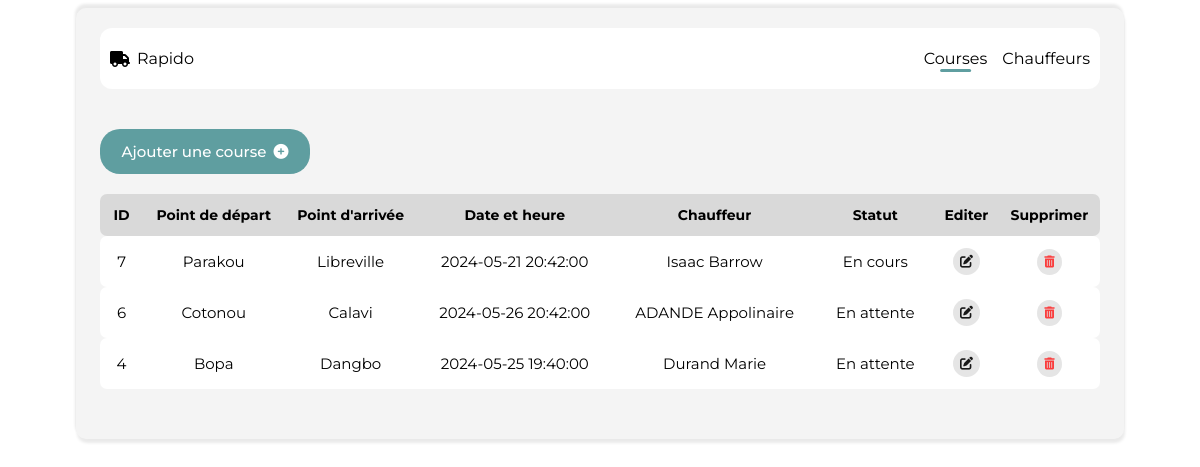
The page / on the database its author committed.
### tables this page shows
CREATE TABLE IF NOT EXISTS `courses` (
  `course_id` int NOT NULL AUTO_INCREMENT,
  `point_depart` varchar(255) NOT NULL,
  `point_arrivee` varchar(255) NOT NULL,
  `date_heure` datetime NOT NULL,
  `chauffeur_id` int NOT NULL,
  `statut` tinyint NOT NULL,
  PRIMARY KEY (`course_id`),
  KEY `chauffeur_id` (`chauffeur_id`)
);

CREATE TABLE IF NOT EXISTS `chauffeurs` (
  `chauffeur_id` int NOT NULL AUTO_INCREMENT,
  `nom` varchar(255) NOT NULL,
  `prenoms` varchar(255) NOT NULL,
  `telephone` varchar(20) NOT NULL,
  `sexe` enum('M','F') NOT NULL,
  `disponible` tinyint(1) NOT NULL,
  PRIMARY KEY (`chauffeur_id`)
);

### db/Database.php (called while the page is built)
<?php
class Database
{
    private $host = "localhost";
    private $username = "root";
    private $password = "";
    private $dbname = "rapido";
    private $db;
    public function __construct()
    {
        try {
            $dsn = "mysql:host=$this->host;dbname=$this->dbname";
            $this->db = new PDO($dsn, $this->username, $this->password);
        } catch (PDOException $e) {
            die("Erreur : " . $e->getMessage());
        }
    }
    public function db()
    {
        return $this->db;
    }
}

### db/Course.php (called while the page is built, shortened)
<?php
require_once('Database.php');
class Course
{
    private $db;
    public function __construct()
    {
        $database = new Database();
        $this->db = $database->db();
    }
    public function readWithChauffeurs()
    {
        $query = "SELECT c.*, ch.nom AS chauffeur_nom, ch.prenoms AS chauffeur_prenoms FROM courses c JOIN chauffeurs ch ON c.chauffeur_id = ch.chauffeur_id ORDER BY c.course_id DESC";
        $stmt = $this->db->query($query);
        return $stmt->fetchAll(PDO::FETCH_ASSOC);
    }
}

### index.php (the view, shortened to what this page needs)
<?php
require_once("db/Course.php");
$coursesWithChauffeurs = (new Course())->readWithChauffeurs();
?>
<!DOCTYPE html>
<html lang="fr">
<head>
    <link rel="stylesheet" href="./styles/index.css">
    <link rel="stylesheet" href="./styles/table.css">
    <link rel="stylesheet" href="./styles/modal.css">
</head>
<body>
    <div class="content">
        <?php require_once('./menu.php'); ?>
        <div class="button flex addButton">
            <p>Ajouter une course</p>
            <i class="fa-solid fa-circle-plus"></i>
        </div>
        <main class="mt-8">
            <table class="w-full">
                <thead>
                    <tr>
                        <th>ID</th>
                        <th>Point de départ</th>
                        <th>Point d'arrivée</th>
                        <th>Date et heure</th>
                        <th>Chauffeur</th>
                        <th>Statut</th>
                        <th>Editer</th>
                        <th>Supprimer</th>
                    </tr>
                </thead>
                <tbody class="">
                    <?php foreach ($coursesWithChauffeurs as $course) : ?>
                        <tr>
                            <td><?php echo $course['course_id']; ?></td>
                            <td><?php echo $course['point_depart']; ?></td>
                            <td><?php echo $course['point_arrivee']; ?></td>
                            <td><?php echo $course['date_heure']; ?></td>
                            <td><?php echo $course['chauffeur_nom'] . ' ' . $course['chauffeur_prenoms']; ?></td>
                            <td>
                                <?php
                                if ($course['statut'] == 0)
                                    echo "En attente";
                                else if ($course['statut'] == 1)
                                    echo "En cours";
                                else if ($course['statut'] == 2)
                                    echo "Terminée";
                                ?>
                            </td>
                            <td>
                                <a href="./index.php?id=<?= $course['course_id'] ?>">
                                    <i class="fa-solid fa-pen-to-square tableIcon"></i>
                                </a>
                            </td>
                            <td>
                                <a href="./index.php?dcid=<?= $course['course_id'] ?>">
                                    <i class="fa-solid fa-trash-can tableIcon deleteButton"></i>
                                </a>
                            </td>
                        </tr>
                    <?php endforeach; ?>
                </tbody>
            </table>
        </main>
    </div>
</body>
</html>

### menu.php
<div class="nav flex">
    <a href="./index.php" class="logo flex">
        <i class="fa-solid fa-truck"></i>
        <p>Rapido</p>
    </a>
    <div class="links flex">
        <a class="link <?php echo (basename($_SERVER['REQUEST_URI']) == '' || basename($_SERVER['REQUEST_URI']) == 'index.php') ? 'active' : ''; ?> after" href="index.php">Courses</a>
        <a class="link <?php echo (basename($_SERVER['REQUEST_URI']) == 'chauffeurs.php') ? 'active' : ''; ?> after" href="./chauffeurs.php">Chauffeurs</a>
    </div>
</div>

### styles/index.css (style rules this page uses)
html { font-family: "Montserrat", sans-serif; font-optical-sizing: auto; font-style: normal; }
body { background: white; }
* { text-decoration: none; color: black; }
.flex { display: flex; align-items: center; justify-content: space-between; gap: 7px; }
.content { background: rgba(128, 128, 128, 0.09); max-width: 1000px; margin: auto; box-shadow: 1px 4px 3px rgba(0, 0, 0, 0.086), -1px -4px 3px rgba(0, 0, 0, 0.086); padding: 20px 2%; border-radius: 10px; }
.content .nav { background: white; padding: 5px 10px; border-radius: 12px; }
.content .nav .links { gap: 15px; }
.after { position: relative; }
.after::after { content: ''; position: absolute; bottom: 0px; left: 0; width: 100%; height: 1px; }
.content .nav .link.active::after { background: cadetblue; height: 3px; bottom: -4px; width: 50%; left: 50%; transform: translate(-50%); border-radius: 4px; }
.tableIcon { border-radius: 50%; background: rgba(128, 128, 128, 0.233); padding: 7px; font-size: 13px; cursor: pointer; opacity: 0.9; }
.tableIcon.fa-trash-can { color: rgba(255, 0, 0, 0.822); font-size: 12px; }
.button { background: cadetblue; width: fit; color: white; border-radius: 20px; padding: 0 10px; max-width: 190px; justify-content: center; margin: 40px 0 10px; cursor: pointer; transition: .1s ease; font-weight: 500; font-size: 15px; height: 45px; }
.button p, .button i { color: white; }

### styles/table.css (style rules this page uses)
.content table { margin: 20px 0 30px; border-collapse: collapse; width: 100%; text-align: center; font-size: 15px; white-space: nowrap; }
.content table thead { background: rgba(128, 128, 128, 0.239); padding: 10px; width: 200px; border-radius: 10px; font-size: 14px; }
.content table tbody tr { gap: 10px; margin-top: 10px; padding-top: 20px; row-gap: 10px; }
.content table th, .content table td { padding: 12px 8px; color: rgba(0, 0, 0, 1); }
.content table thead th:nth-child(1), .content table tbody td:nth-child(1) { border-radius: 7px 0 0 7px; }
.content table thead th:last-child, .content table tbody td:last-child { border-radius: 0 7px 7px 0; }
.content table tbody tr { margin: 15px 0; background: white; padding: 12px 10px; }
.content table tbody tr td { padding: 12px 15px; margin: 5px 0; }

### rows shown on the page
courses: course_id "7", point_depart "Parakou", point_arrivee "Libreville", date_heure "2024-05-21 20:42:00", chauffeur.nom "Isaac", chauffeur.prenoms "Barrow", statut "En cours"
courses: course_id "6", point_depart "Cotonou", point_arrivee "Calavi", date_heure "2024-05-26 20:42:00", chauffeur.nom "ADANDE", chauffeur.prenoms "Appolinaire", statut "En attente"
courses: course_id "4", point_depart "Bopa", point_arrivee "Dangbo", date_heure "2024-05-25 19:40:00", chauffeur.nom "Durand", chauffeur.prenoms "Marie", statut "En attente"
